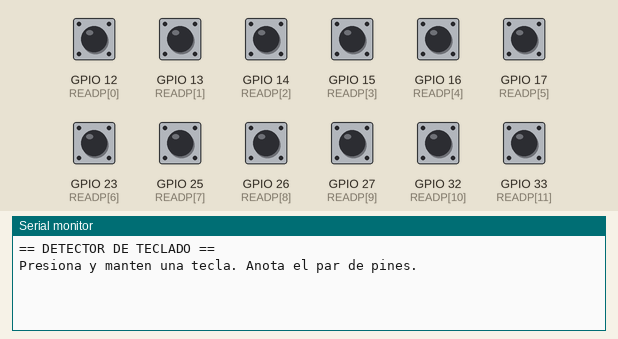
Simulated run of this sketch. Board: ESP32. Parts: the last lines printed to the serial monitor. Inputs (shaded band) come from the test bench; at power-on: GPIO 12 (READP[0]), GPIO 13 (READP[1]), GPIO 14 (READP[2]), GPIO 15 (READP[3]), GPIO 16 (READP[4]), GPIO 17 (READP[5]), GPIO 23 (READP[6]), GPIO 25 (READP[7]), GPIO 26 (READP[8]), GPIO 27 (READP[9]), GPIO 32 (READP[10]), GPIO 33 (READP[11]) HIGH.

Above: at 1.6 s.
1.7 s: GPIO 12 (READP[0]) pulled LOW for 0.15 s
At 2.8 s:
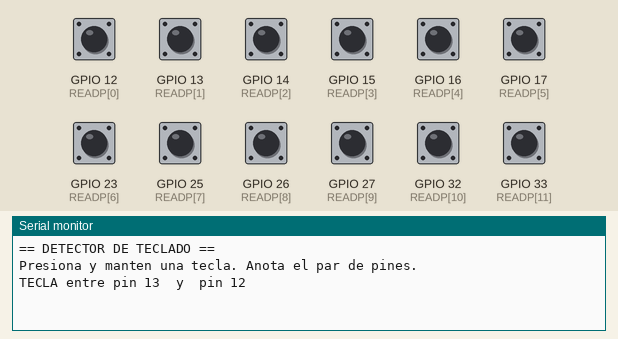
3.3 s: GPIO 13 (READP[1]) pulled LOW for 0.15 s
At 4.1 s:
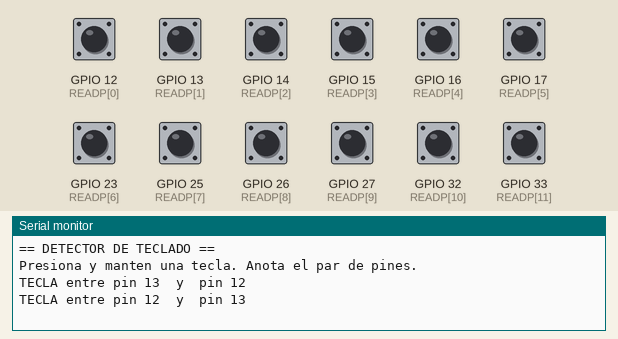
4.9 s: GPIO 14 (READP[2]) pulled LOW for 0.15 s
At 5.4 s:
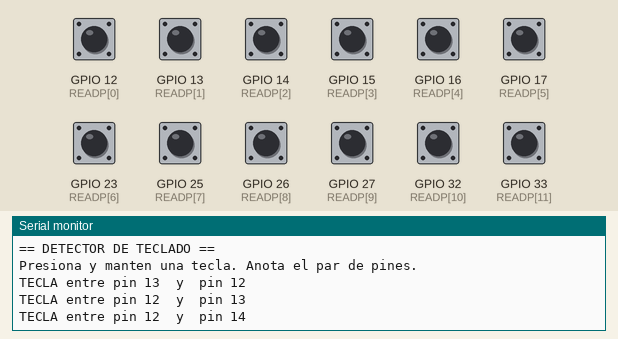
8.0 s: GPIO 15 (READP[3]) pulled LOW for 0.15 s
At 8.8 s:
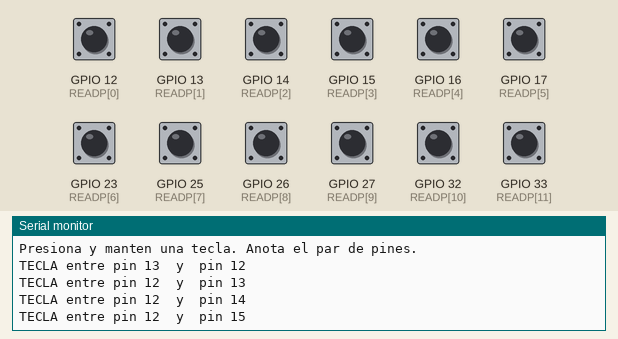
9.6 s: GPIO 16 (READP[4]) pulled LOW for 0.15 s
At 10.1 s:
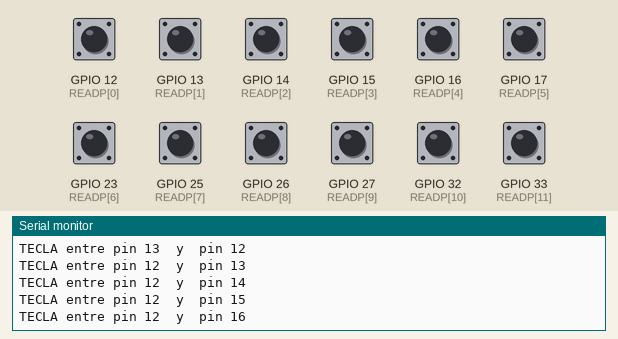
11.2 s: GPIO 17 (READP[5]) pulled LOW for 0.15 s
At 12.6 s:
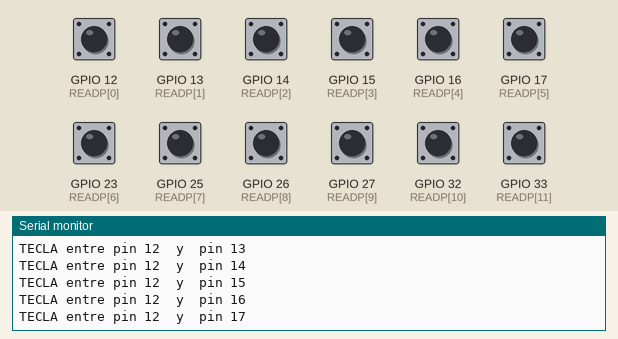
Timing chart, 0 to 14.2 s (numbered marks = the images above; inputs shaded):
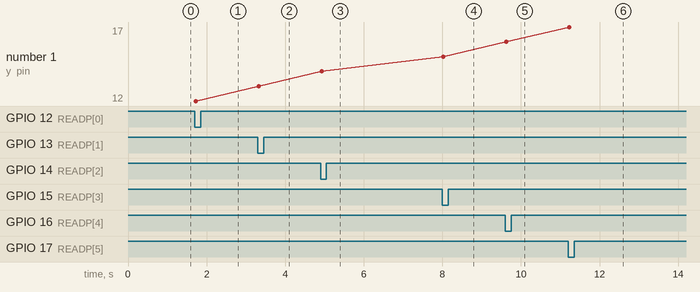

Measured:
- after the input at 1.7 s, the serial monitor: prints a new line at once (image 1)
- after the input at 3.3 s, the serial monitor: prints a new line at once (image 2)
- after the input at 4.9 s, the serial monitor: prints a new line at once (image 3)
- after the input at 8.0 s, the serial monitor: prints a new line at once (image 4)
- after the input at 9.6 s, the serial monitor: prints a new line at once (image 5)
- after the input at 11.2 s, the serial monitor: prints a new line at once (image 6)
- plotted number 1: 13 → 14 after the input at 4.9 s, 14 → 15 after the input at 8.0 s, 15 → 16 after the input at 9.6 s, 16 → 17 after the input at 11.2 s

The sketch:

keypad_detector.ino
```cpp
/*
   DETECTOR DE PINES DE TECLADO MATRICIAL
   --------------------------------------
   No sabemos a que pines del ESP32 esta cableado el teclado.
   Este sketch lo averigua: pon TODOS los pines candidatos con pull-up,
   y uno a uno los pone en LOW para ver si otro pin cae a LOW
   (eso pasa cuando una tecla une una fila con una columna).

   USO: abre el monitor serie, PRESIONA Y MANTEN una tecla.
        Te dira "TECLA entre pin X y pin Y".
        Prueba varias teclas (de distintas filas/columnas) y anota los pares.
        Con eso deducimos los 4 pines de fila y los 4 de columna.

   Pines candidatos = GPIO libres (se excluyen los usados por sensores:
   4,5,18,19 RGB/buzzer; 21,22 I2C; 34 UV; y strapping 0,2,12,15).
*/
#include <Arduino.h>

// Pines candidatos ampliados (se agregan 0,2,4,5,12,15,18,19 por si la 4a columna esta ahi)
const int DRIVE[] = {12, 13, 14, 15, 16, 17, 23, 25, 26, 27, 32, 33};
const int NDRV = sizeof(DRIVE) / sizeof(DRIVE[0]);

const int READP[] = {12, 13, 14, 15, 16, 17, 23, 25, 26, 27, 32, 33};
const int NRD = sizeof(READP) / sizeof(READP[0]);

void todosPullup() {
  for (int i = 0; i < NRD; i++) pinMode(READP[i], INPUT_PULLUP);
}

void setup() {
  Serial.begin(115200);
  delay(400);
  Serial.println("\n== DETECTOR DE TECLADO ==");
  Serial.println("Presiona y manten una tecla. Anota el par de pines.");
  todosPullup();
}

void loop() {
  for (int i = 0; i < NDRV; i++) {
    int d = DRIVE[i];
    pinMode(d, OUTPUT);
    digitalWrite(d, LOW);
    delayMicroseconds(50);
    for (int j = 0; j < NRD; j++) {
      int r = READP[j];
      if (r == d) continue;
      if (digitalRead(r) == LOW) {
        Serial.printf("TECLA entre pin %d  y  pin %d\n", d, r);
        pinMode(d, INPUT_PULLUP);
        todosPullup();
        delay(400);   // antirebote: espera antes de seguir escaneando
        return;
      }
    }
    pinMode(d, INPUT_PULLUP);
  }
  delay(40);
}
```
